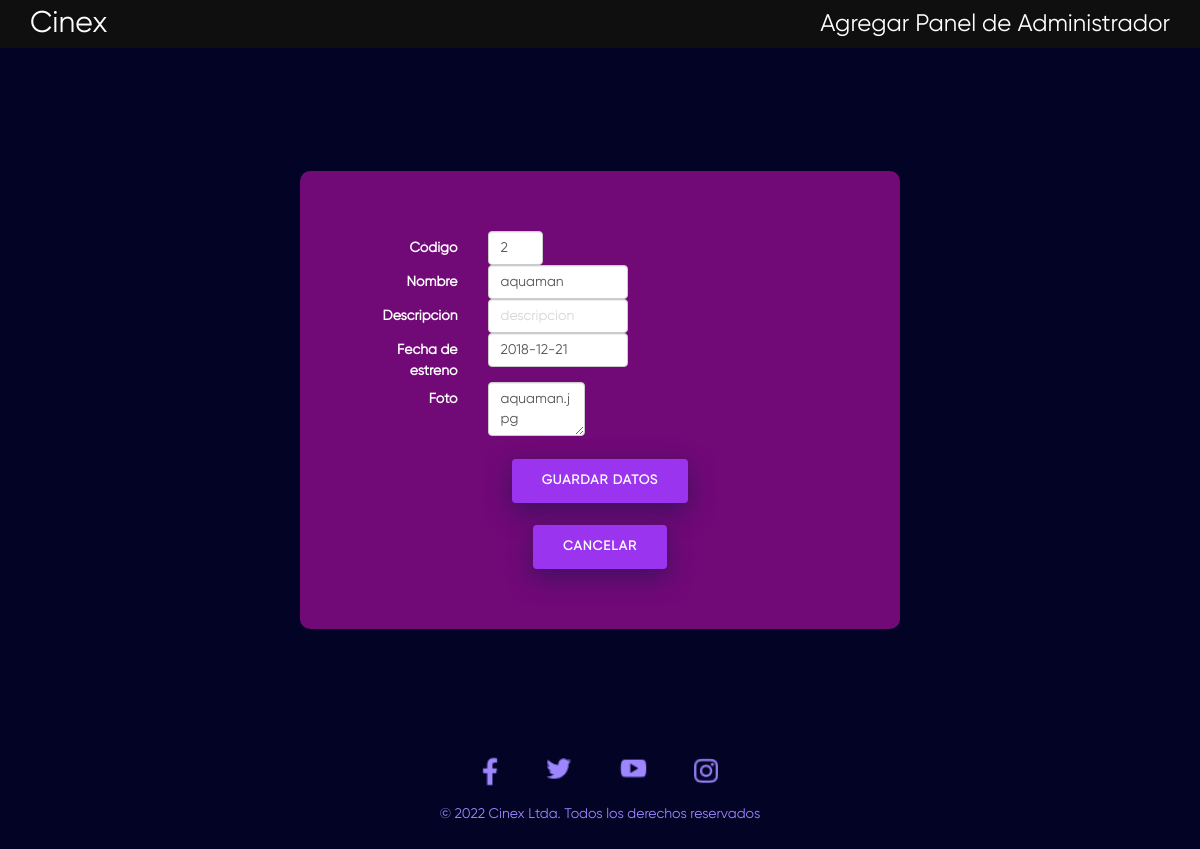
/src/adminMovie.php?peli_id=2, run on the app's committed database.
### tables this page shows
CREATE TABLE `pelicula` (
  `peli_id` int(2) NOT NULL,
  `peli_nombre` varchar(100) NOT NULL,
  `peli_date` date NOT NULL,
  `peli_descripcion` varchar(1000) NOT NULL,
  `peli_foto` varchar(30) NOT NULL
);

### src/adminMovie.php (the view, shortened to what this page needs)
<?php
include("database/conexion.php");
?>
<!DOCTYPE html>
<html lang="en">
<head>
    <link rel="stylesheet" href="https://maxcdn.bootstrapcdn.com/bootstrap/3.3.7/css/bootstrap.min.css">
    <link rel="stylesheet" href="./styles/css/main.css">
</head>
<body>
    <nav class="home-nav">
        <div>
            <a href="index.html">
                <h2>Cinex</h2>
            </a>
        </div>
        <div>
            <a href="adminAdd.php" style="color: white;" style="margin-right:1rem">Agregar</a>
            <a href="admin.php" style="color: white;">Panel de Administrador</a>
        </div>
    </nav>
    <section>
        <div class="container admin-edit">
			<?php
			$nik = mysqli_real_escape_string($conn,(strip_tags($_GET["peli_id"],ENT_QUOTES)));
			$sql = mysqli_query($conn, "SELECT * FROM pelicula WHERE peli_id='$nik'");
			if(mysqli_num_rows($sql) == 0){
				header("Location: admin.php");
			}else{
				$row = mysqli_fetch_assoc($sql);
			}
			?>
            <form class="form-horizontal" action="" method="post">
                    <div class="form-group">
                        <label class="col-sm-3 control-label">Código</label>
                        <div class="col-sm-2">
                            <input type="text" name="codigo" value="<?php echo $row ['peli_id']; ?>" class="form-control" placeholder="NIK" required>
                        </div>
                    </div>
                    <div class="form-group">
                        <label class="col-sm-3 control-label">Nombre</label>
                        <div class="col-sm-4">
                            <input type="text" name="nombre" value="<?php echo $row ['peli_nombre']; ?>" class="form-control" placeholder="Nombre" required>
                        </div>
                    </div>
                    <div class="form-group">
                        <label class="col-sm-3 control-label">Descripción</label>
                        <div class="col-sm-4">
                            <input type="text" name="descripcion" value="<?php echo $row ['peli_descripcion']; ?>" class="form-control" placeholder="descripcion" required>
                        </div>
                    </div>
                    <div class="form-group">
                        <label class="col-sm-3 control-label">Fecha de estreno</label>
                        <div class="col-sm-4">
                            <input type="text" name="fecha_estreno" value="<?php echo $row ['peli_date']; ?>" class="input-group date form-control" date="" data-date-format="yyyy-mm-dd" placeholder="0000-00-00" required>
                        </div>
                    </div>
                    <div class="form-group">
                        <label class="col-sm-3 control-label">Foto</label>
                        <div class="col-sm-3">
                            <textarea name="foto" class="form-control" placeholder="Foto"><?php echo $row ['peli_foto']; ?></textarea>
                        </div>
                    </div>
                    <div class="form-group">
                        <label class="col-sm-3 control-label">&nbsp;</label>
                        <div class="col-sm-6">
                            <input type="submit" name="save" class="btn btn-sm btn-primary" value="Guardar datos">
                            <a href="admin.php" class="btn btn-sm btn-danger">Cancelar</a>
                        </div>
                    </div>
                </form>
        </div>
    </section>
    <footer>
        <div class="social-media">
            <a href=""><img src="./media/landin_page/social-media/fb.png" alt="facebook"></a>
            <a href=""><img src="./media/landin_page/social-media/twitter.png" alt="twiter"></a>
            <a href=""><img src="./media/landin_page/social-media/youtube.png" alt="youtube"></a>
            <a href=""><img src="./media/landin_page/social-media/instagram.png" alt="instagram"></a>
        </div>
        <p>&copy; 2022 Cinex Ltda. Todos los derechos reservados</p>
    </footer>
</body>
</html>

### src/styles/css/main.css (style rules this page uses)
*, *::before, *::after { box-sizing: border-box; }
body, h1, h2, h3, h4, p, figure, blockquote, dl, dd { margin: 0; }
body { min-height: 100vh; text-rendering: optimizeSpeed; line-height: 1.5; }
a:not([class]) { text-decoration-skip-ink: auto; }
img, picture { max-width: 100%; display: block; }
input, button, textarea, select { font: inherit; }
:root { font-size: calc(1vw + 1vh); }
body { font-family: gilroy, sans-serif; }
body { background-color: hsl(240deg, 86%, 8%); color: #fff; overflow-x: hidden; font-weight: 400; }
section { position: relative; width: 100%; display: block; margin-top: 3rem; }
.container { display: flex; flex-direction: column; place-items: center; text-align: center; padding: 2rem; }
.admin-edit { background: hsl(297deg, 86%, 25%); padding: 3rem; width: 50%; border-radius: 10px; }
a { text-decoration: none; }
.btn { border-radius: 4px; height: 44px; font-size: 13px; font-weight: 600; text-transform: uppercase; -webkit-transition: all 200ms linear; transition: all 200ms linear; padding: 0 30px; margin-top: 10%; letter-spacing: 1px; display: -webkit-inline-flex; display: -ms-inline-flexbox; display: inline-flex; -webkit-align-items: center; -moz-align-items: center; -ms-align-items: center; align-items: center; -webkit-justify-content: center; -moz-justify-content: center; -ms-justify-content: center; justify-content: center; -ms-flex-pack: center; text-align: center; border: none; background-color: hsl(273deg, 85%, 57%); color: #fff; box-shadow: 0 8px 24px 0 hsl(274deg, 70%, 22%); }
nav { display: flex; flex-direction: row; position: fixed; top: 0; right: 0; left: 0; font-size: 1.2rem; z-index: 1000; padding: 0.3rem 1.5rem; background-color: rgba(255, 255, 255, 0.1); align-items: center; justify-content: space-between; }
nav h2 { color: #fff; }
.home-nav { background-color: hsl(0deg, 0%, 6%); transition: background-color 0.2s ease; }
footer { display: flex; flex-direction: column; place-items: center; text-align: center; color: hsl(252deg, 100%, 76%); padding: 1rem; }
footer .social-media { width: 50%; display: flex; flex-direction: row; justify-content: space-between; margin-bottom: 1rem; }
footer .social-media img { vertical-align: middle; }
@media (min-width: 575px) { footer .social-media { width: 20%; } }
@media (min-width: 575px) { footer .social-media img { transform: scale(1.2); } }
a { cursor: pointer; transition: all 200ms linear; }
p { font-weight: 500; font-size: 14px; line-height: 1.7; }
.form-group { position: relative; display: block; margin: 0; padding: 0; }

### src/adminMovie.php (style rules this page uses)
section { min-height: 85vh; display:flex !important; align-items:center }
.container { width: auto; margin: 0 auto }
.form-horizontal { width:100% }

### data on the page
pelicula: codigo "2", nombre "aquaman", fecha_estreno "2018-12-21", foto "aquaman.jpg"
